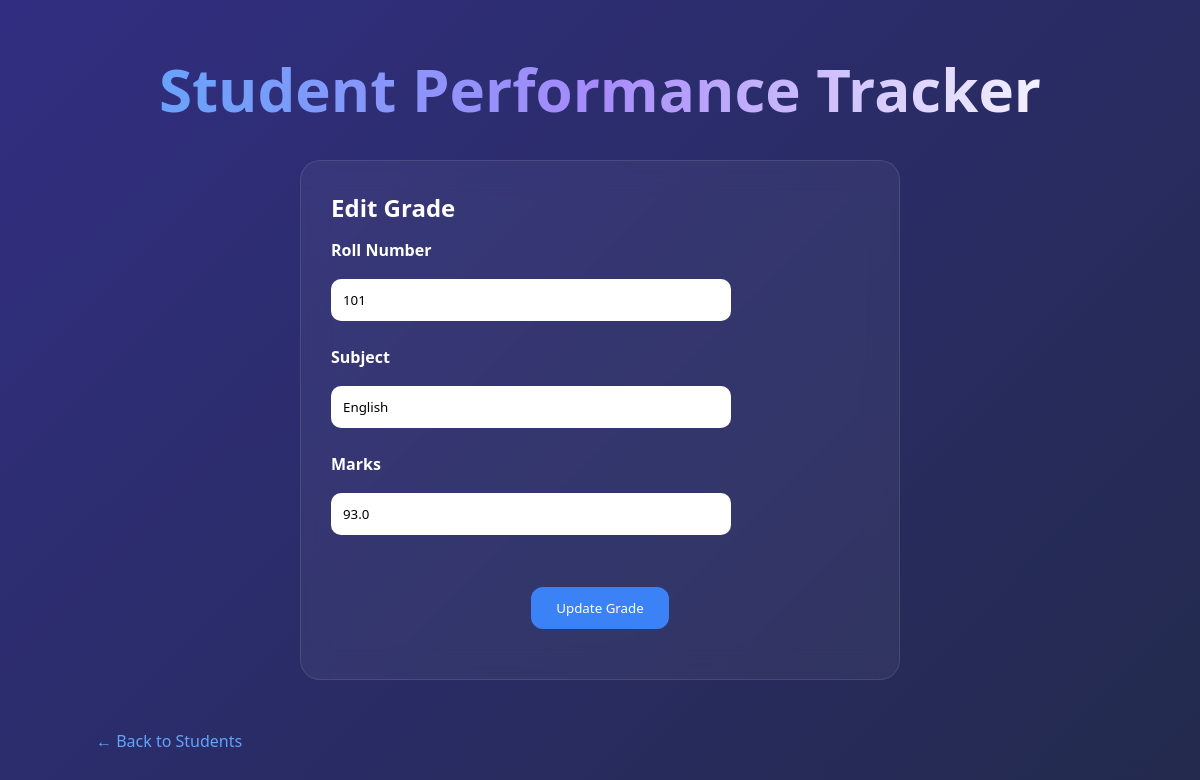
The app's page /edit_grade/15 with its own data.
### tables this page shows
CREATE TABLE grades (
    id INTEGER PRIMARY KEY AUTOINCREMENT,
    roll_number TEXT,
    subject TEXT,
    marks REAL,
    FOREIGN KEY (roll_number)
        REFERENCES students(roll_number)
);

### app.py (the view, shortened to what this page needs)
@app.route("/edit_grade/<int:grade_id>", methods=["GET", "POST"])
def edit_grade(grade_id):
    conn = get_connection()
    cursor = conn.cursor()
    cursor.execute(
        """
        SELECT id,
               roll_number,
               subject,
               marks
        FROM grades
        WHERE id = ?
        """,
        (grade_id,)
    )
    grade = cursor.fetchone()
    conn.close()
    return render_template(
        "edit_grade.html",
        grade=grade
    )

### db.py (called while the page is built)
def get_connection():
    conn = sqlite3.connect("student_tracker.db")
    conn.row_factory = sqlite3.Row
    return conn

### templates/edit_grade.html (shortened to what this page needs)
<!DOCTYPE html>
<html>
<head>
    <link rel="stylesheet"
          href="{{ url_for('static', filename='style.css') }}">
</head>
<body>
<div class="page-container">
<h1>Student Performance Tracker</h1>
<div class="form-card">
<h2>Edit Grade</h2>
<form method="POST">
<label>Roll Number</label>
<input
type="text"
value="{{ grade[1] }}"
readonly>
<label>Subject</label>
<input
type="text"
name="subject"
value="{{ grade[2] }}"
required>
<label>Marks</label>
<input
type="number"
name="marks"
value="{{ grade[3] }}"
min="0"
max="100"
required>
<br><br>
<button type="submit">
Update Grade
</button>
</form>
</div>
<a href="/view_students" class="back-btn">
← Back to Students
</a>
</div>
</body>
</html>

### static/style.css (style rules this page uses)
* { margin:0; padding:0; box-sizing:border-box; font-family:Segoe UI, sans-serif; }
body { min-height:100vh; background: linear-gradient( 135deg, #020617, #0f172a, #111827); color:white; display:flex; justify-content:center; align-items:center; padding:40px; }
h1 { text-align:center; font-size:60px; margin-bottom:10px; background:linear-gradient( to right, #60a5fa, #a78bfa, white); -webkit-background-clip:text; -webkit-text-fill-color:transparent; }
.page-container { width:90%; max-width:1200px; margin:auto; }
.form-card { max-width:600px; margin:30px auto; background:rgba(255,255,255,0.05); backdrop-filter:blur(15px); padding:30px; border-radius:20px; border:1px solid rgba(255,255,255,0.1); }
input { width:100%; padding:12px; margin:10px 0; border:none; border-radius:10px; }
button { padding:12px 25px; border:none; border-radius:12px; background:#3b82f6; color:white; cursor:pointer; transition:0.3s; }
.back-btn { display:inline-block; margin-top:20px; color:#60a5fa; text-decoration:none; }
body { background: linear-gradient( -45deg, #020617, #0f172a, #1e293b, #312e81); background-size: 400% 400%; animation: gradientMove 12s ease infinite; }
form { margin-bottom:20px; }
form input { max-width:400px; }
form button { margin-left:10px; }
.form-card button { display:block; margin:20px auto 0; }
.form-card label { display:block; margin-top:15px; margin-bottom:8px; font-weight:600; }

### records on screen
grades: roll_number "101", subject "English", marks "93.0"
